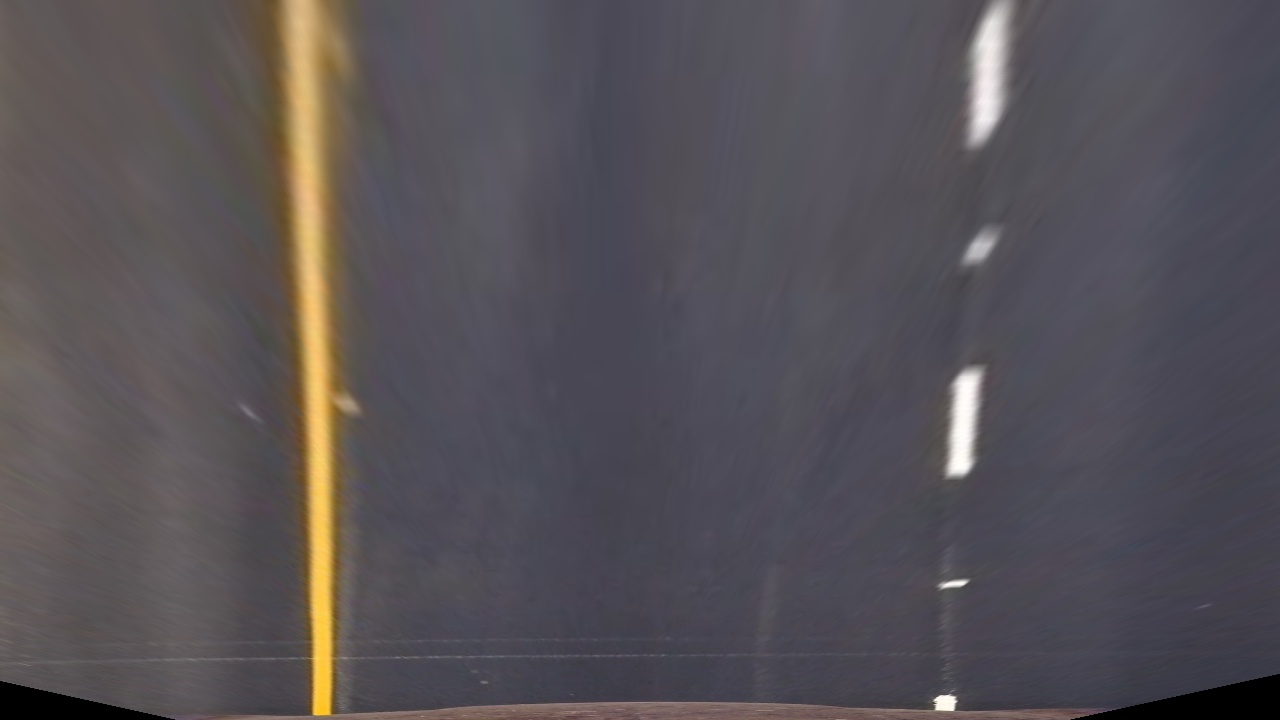
#> input picture output_images/birdsEyeViewAfterImage.jpg, 1280 x 720 px
$ jupyter execute --allow-errors AccentuateLaneLines.ipynb   (shell and % lines are left out)   (older library calls are emulated)
#> lines starting #> are read from the running program, lines starting #| are printed output that depends on the picture; after the words box and inside, x2 and y2 are one past the last pixel; in counts of white or black regions, pixels touching at a corner belong together
# Accentuating Lane Lines

## Importing Packages

[cell 1]
import matplotlib.pyplot as plt
import matplotlib.image as mpimg
import numpy as np
import glob
import cv2
import os


# Make the plotImages function available

## Testing Color Transforms

[cell 2]
# load in a birds eye view image
birdsEyeViewImage = mpimg.imread("output_images/birdsEyeViewAfterImage.jpg")
#> birdsEyeViewImage is the input picture: shape (720, 1280, 3); mean R, G, B 86.4, 81.7, 86.3
# choose several test color conversions
testColorConversions = [birdsEyeViewImage,
                        cv2.cvtColor(birdsEyeViewImage, cv2.COLOR_RGB2YCrCb   ),
                        cv2.cvtColor(birdsEyeViewImage, cv2.COLOR_RGB2HSV     ),
                        cv2.cvtColor(birdsEyeViewImage, cv2.COLOR_RGB2Lab     ),
                        cv2.cvtColor(birdsEyeViewImage, cv2.COLOR_RGB2Luv     ),
                        cv2.cvtColor(birdsEyeViewImage, cv2.COLOR_RGB2HLS     ),
                        cv2.cvtColor(birdsEyeViewImage, cv2.COLOR_RGB2HSV_FULL),
                        cv2.cvtColor(birdsEyeViewImage, cv2.COLOR_RGB2HLS_FULL),
                        cv2.cvtColor(birdsEyeViewImage, cv2.COLOR_RGB2YUV     )]
# list the color conversion names in the same order
testColorConversionNames= ["Original Image",
                        "cv2.COLOR_RGB2YCrCb"   ,
                        "cv2.COLOR_RGB2HSV"     ,
                        "cv2.COLOR_RGB2Lab"     ,
                        "cv2.COLOR_RGB2Luv"     ,
                        "cv2.COLOR_RGB2HLS"     ,
                        "cv2.COLOR_RGB2HSV_FULL",
                        "cv2.COLOR_RGB2HLS_FULL",
                        "cv2.COLOR_RGB2YUV"     ]

# save the one that looked the most promising
mpimg.imsave("output_images/bestColorTransform.jpg", cv2.cvtColor(birdsEyeViewImage, cv2.COLOR_RGB2HLS_FULL))
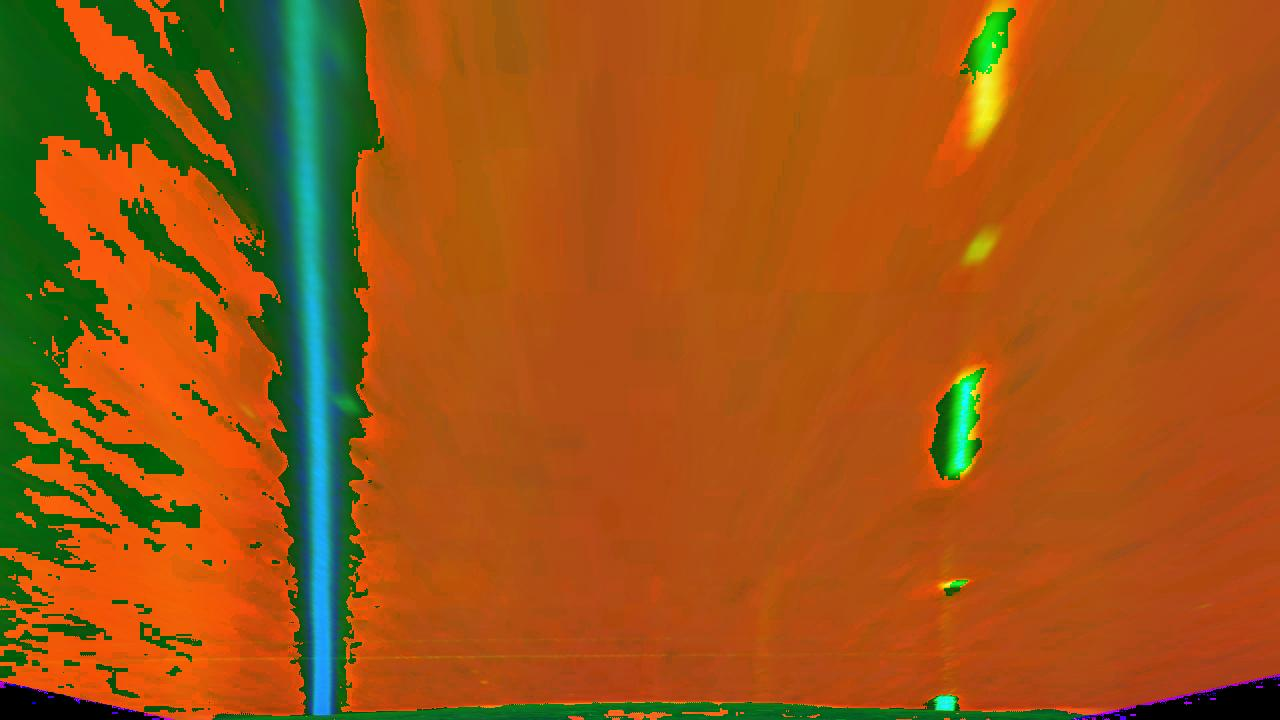
#> saved as bestColorTransform.jpg: shape (720, 1280, 3); mean R, G, B 158.4, 85.5, 20.7

print("Testing Color Transforms...")
#> (the rest of this cell did not finish here and is left out)

## Applying Sobel Gradient

[cell 3]
def sobelGradientBinary(img, thresh=(70, 100), channel=1):
    # Expects HLS image and uses the L channel by default
    # Take the derivative in the x direction
    sobelX = cv2.Sobel(img[:,:,channel], cv2.CV_64F, 1, 0)

    # Absolute x derivative to accentuate lines away from horizontal
    absoluteSobelX = np.absolute(sobelX)
    # Scale the absolute sobel based on its maximum value and
    # transform it to a uint8 between 0 and 255
    scaledSobel = np.uint8(255 * (absoluteSobelX / np.max(absoluteSobelX)) )

    # Create a binary of the same shape
    sobelXBinary = np.zeros_like(scaledSobel)
    # Threshold x gradient based on passed in thresholds
    sobelXBinary[(scaledSobel >= thresh[0]) & (scaledSobel <= thresh[1])] = 1

    return sobelXBinary

## Testing Sobel Gradient

[cell 4]
# load in a birds eye view image
birdsEyeViewImage = mpimg.imread("output_images/birdsEyeViewAfterImage.jpg")

# pick several different x thresholds to try
threshesToTry = [(35, 170),
                 (20, 170),
                 (15, 170),
                 (10, 170),
                 (5,  170)]

# loop through each and display the output
print("Testing Sobel X Gradient Thresholds...")
#> (the rest of this cell did not finish here and is left out)

## Applying White and Yellow Accentuation

[cell 5]
def whiteAndYellow(img):
    # convert to hls
    hls = cv2.cvtColor(img, cv2.COLOR_RGB2HLS_FULL)
#> hls: shape (720, 1280, 3); mean of channels 0, 1, 2 158.2, 85.5, 20.5
    # white mask
    whiteMask = cv2.inRange(hls, (0, 100, 255), (255, 255, 255))
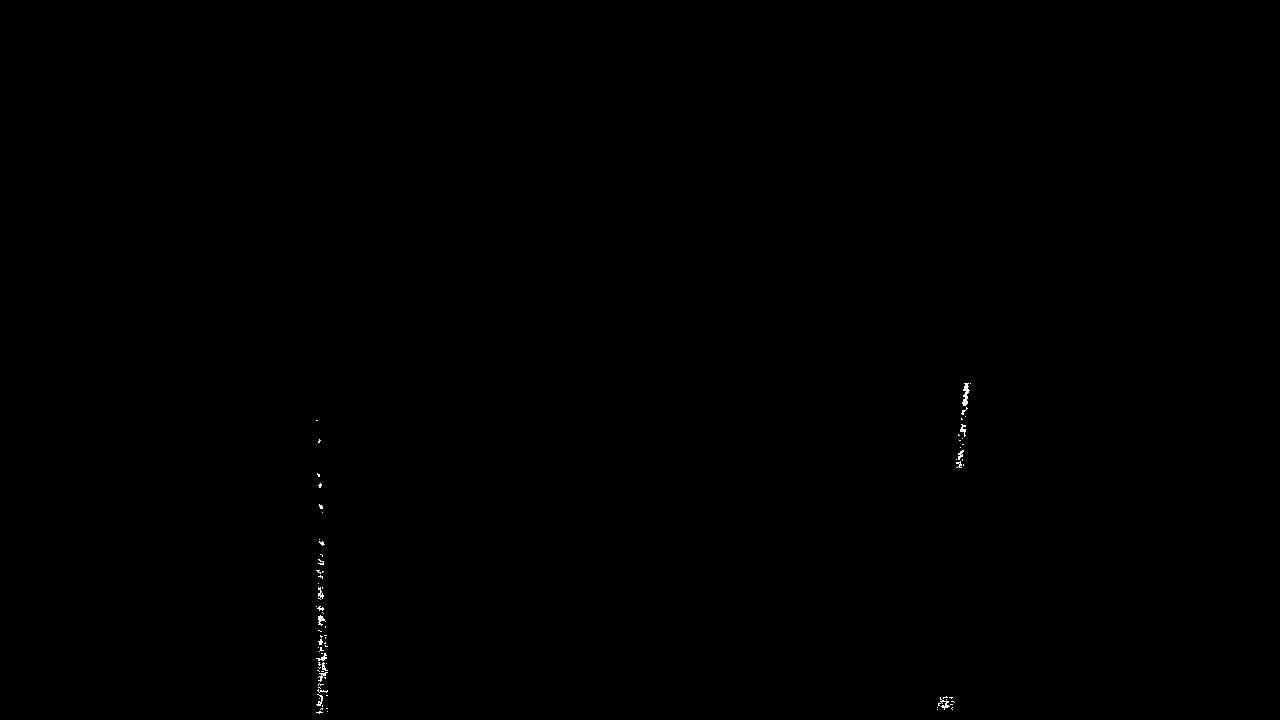
#> whiteMask: shape (720, 1280); 0.08% white in thin lines or dots, all inside (x1, y1, x2, y2) = (316, 383, 971, 714)
    # yellow mask
    yellowMask = cv2.inRange(hls, (10, 0, 100), (40, 255, 255))
#> yellowMask: shape (720, 1280); 2.5% white; 29 white regions (23 under 20 px), largest, box (x1, y1, x2, y2) and area: (275, 0, 341, 716) 21998, (954, 382, 972, 469) 723, (935, 696, 955, 711) 221, (319, 56, 334, 71) 138, (276, 78, 284, 93) 73, (323, 247, 332, 263) 71
    # combine white and yellow masks
    mask = cv2.bitwise_or(whiteMask, yellowMask)
    return cv2.bitwise_and(img, img, mask=mask)

def whiteAndYellowBinary(img, channel=1):
    return whiteAndYellow(img)[:,:,channel]

## Testing White and Yellow Accentuation

[cell 6]
# load in a birds eye view image
birdsEyeViewImage = mpimg.imread("output_images/birdsEyeViewAfterImage.jpg")

# process image with white and yellow filter
ywImg =  whiteAndYellow(birdsEyeViewImage)
ywH = ywImg[:,:,0]
ywL = ywImg[:,:,1]
ywS = ywImg[:,:,2]

# visualize the image in all 3 channels
print("Testing HLS White and Yellow Mask...")
#> (the rest of this cell did not finish here and is left out)

## Combining Color Transform, Gradient, and W&Y Accentuation

[cell 7]
def accentuateLaneLines(img, debug=False):
#> called with debug = True
    sobelGradientBinaryImage = sobelGradientBinary(img, (20, 170), 1)
#> in sobelGradientBinary, `sobelX = cv2.Sobel(img[:,:,channel], cv2.CV_64F, 1, 0)`:
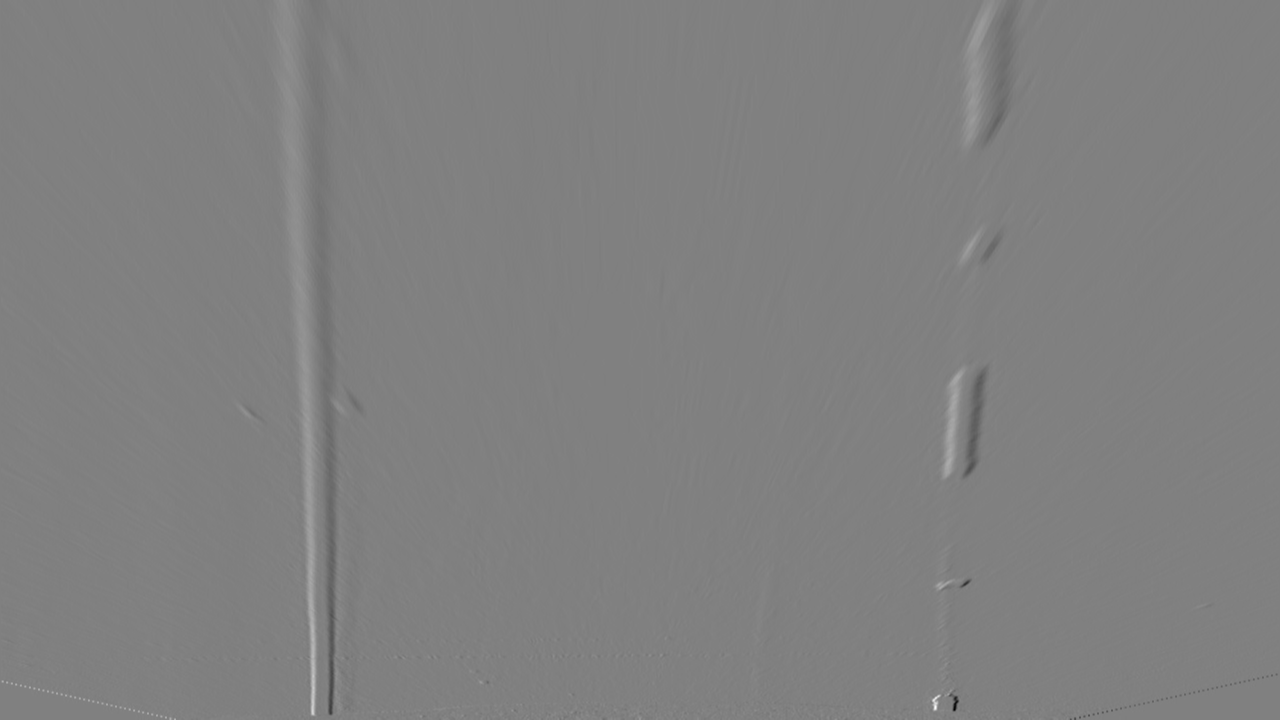
#> sobelX: shape (720, 1280) float64; min -524, max 514, mean -0.2; drawn with min black and max white
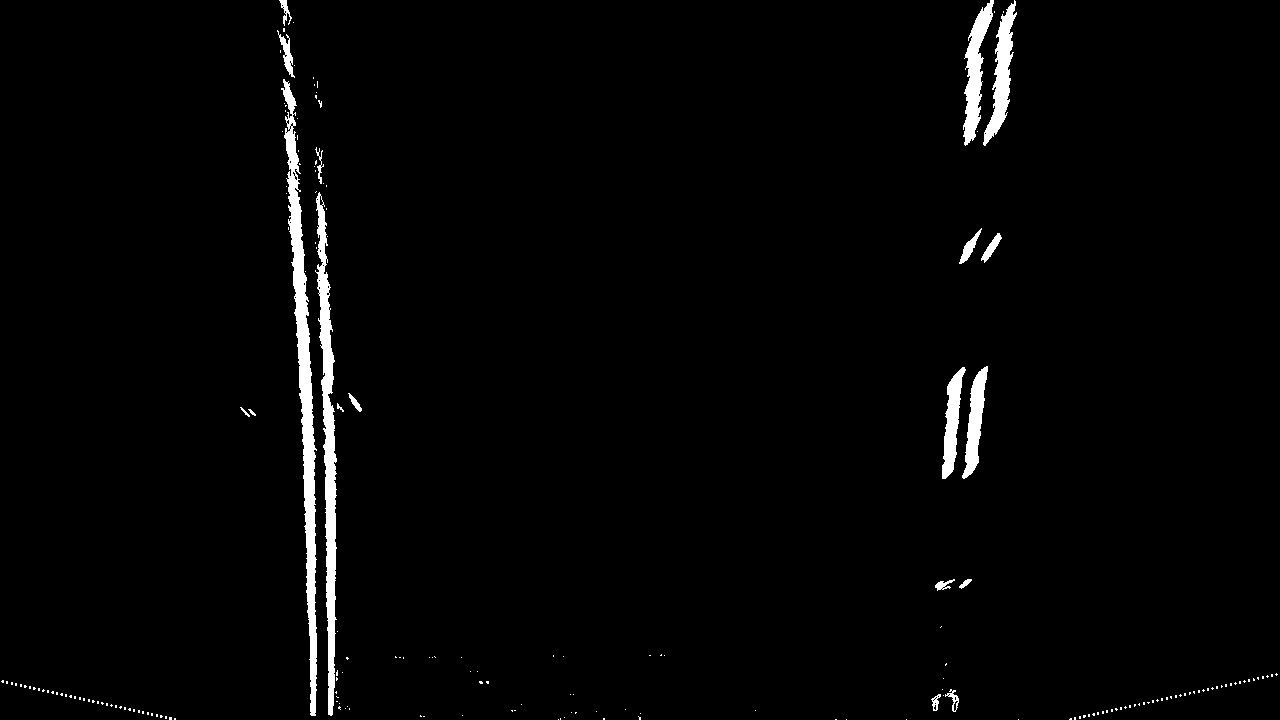
#> sobelGradientBinaryImage: shape (720, 1280); values 0 (black) and 1 (white), 2.1% white; 196 white regions (177 under 20 px), largest, box (x1, y1, x2, y2) and area: (281, 79, 317, 716) 6205, (315, 192, 337, 716) 4601, (963, 0, 994, 146) 1895
    whiteAndYellowBinaryImage = whiteAndYellowBinary(img)

    # TODO: combine these images together for the final result
    combinedBinary = np.zeros_like(whiteAndYellowBinaryImage)
    combinedBinary[(sobelGradientBinaryImage == 1) | (whiteAndYellowBinaryImage > 0)] = 1

    if debug:
        plotImages([img, sobelGradientBinaryImage,
                    whiteAndYellowBinaryImage, combinedBinary],
                   ["Birds Eye View Image", "Sobel X Gradient Image",
                    "White & Yellow Filtered Image", "Combined Result"],
                   4)

    return combinedBinary
